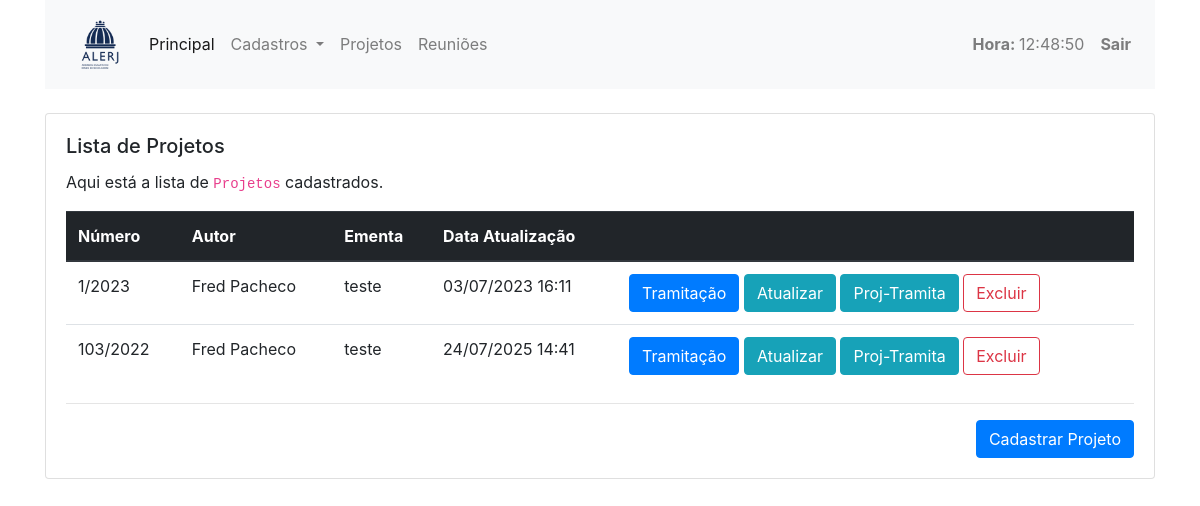
The app's page /projetos/ (signed in), older data.
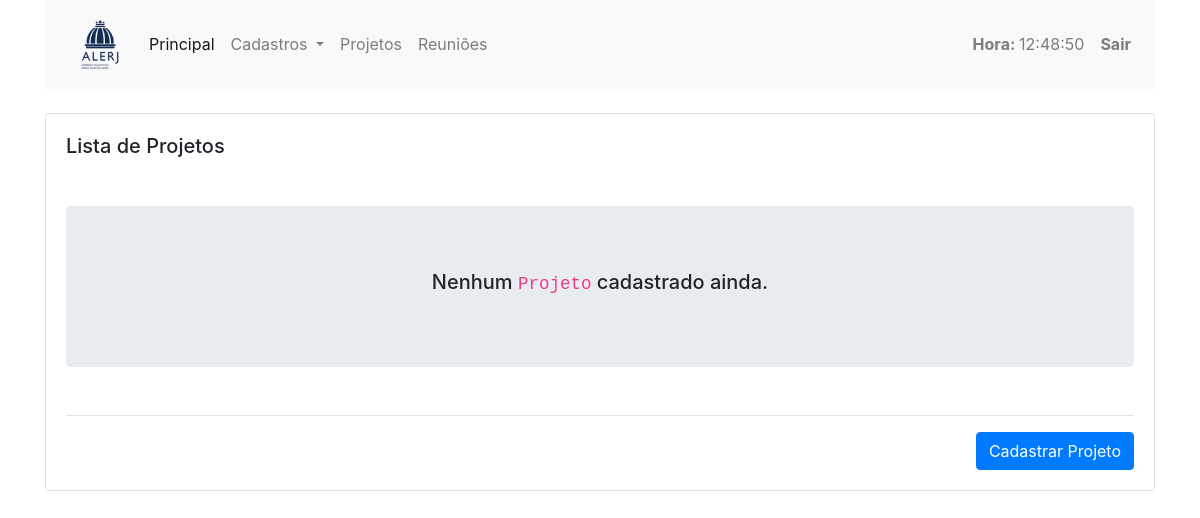
The same page, newer data.
### cadastro/models.py (models this page shows, shortened)
class Projeto(models.Model):
    PERGUNTA_CHOICES = (
        ("S", "Sim"),
        ("N", "Não"),
    )
    ano = models.IntegerField(null=False, blank=False)
    numero = models.IntegerField(null=False, blank=False)
    ementa = models.CharField(max_length=2000)
    autor = models.ForeignKey(Deputado, on_delete=models.PROTECT, related_name='autor_projeto', default=None)
    relator = models.ForeignKey(Deputado, on_delete=models.PROTECT, related_name='relator_projeto', default=None, blank=True, null=True)
    observacao = models.CharField(max_length=2000, default=None, null=True)
    tem_parecer = models.BooleanField(default=False, null=True)
    reuniao = models.IntegerField(default=None, null=True)
    esta_na_comissao = models.CharField(choices=PERGUNTA_CHOICES, max_length=1, default="N", null=True)
    parecer_notes = models.CharField(choices=PERGUNTA_CHOICES, max_length=1, default="N", null=True)
    numero_lei = models.CharField(max_length=50, blank=None, null=True)
    data_atualizacao = models.DateTimeField('Data Atualização', default=timezone.now)
    class Meta:
        ordering = ['-ano', '-numero']
        unique_together = ('ano', 'numero',)

class Deputado(models.Model):
    nome = models.CharField(max_length=200)
    partido = models.CharField(max_length=50, default=None)
    data_atualizacao = models.DateTimeField('Data Atualização', default=timezone.now)
    ativo = models.BooleanField(default=True)
    class Meta:
        ordering = ['nome']
    def __str__(self):
        return self.nome

### cadastro/views.py (the view)
# urls.py: path('projetos/', ProjetoListView.as_view(), name="lista_projetos"),  # LISTA
class ProjetoListView(LoginRequiredMixin, ListView):
    template_name = "cadastro/projeto/projeto_listagem.html"
    model = Projeto
    context_object_name = "projetos"

### cadastro/templatetags/tempo_atual.py (called while the page is built)
@register.simple_tag
def tempo_atual():
    return datetime.datetime.now().strftime('%H:%M:%S')

### cadastro/templates/cadastro/projeto/projeto_listagem.html (shortened to what this page needs)
{% extends "cadastro/_layouts/base.html" %}
{% load primeira_letra %}
{% block conteudo %}
  <div class="row">
    <div class="col-lg-12 col-md-12 col-sm-12 col-xs-12">
      <div class="card">
        <div class="card-body">
          <h5 class="card-title">Lista de Projetos</h5>
          {% if projetos|length > 0 %}
            <p class="card-text">
              Aqui está a lista de <code>Projetos</code> cadastrados.
            </p>
            <table class="table">
              <thead class="thead-dark">
              <tr>
                <th>Número</th>
                <th>Autor</th>
                <th>Ementa</th>
                <th>Data Atualização</th>
                <th>&nbsp;</th>
              </tr>
              </thead>
              <tbody>
              {% for projeto in projetos %}
                <tr>
                  <td>{{ projeto.numero }}/{{ projeto.ano }}</td>
                  <td>{{ projeto.autor }}</td>
                  <td>{{ projeto.ementa }}</td>
                  <td>{{ projeto.data_atualizacao|date:'d/m/Y H:i' }}</td>
                  <td>
                    <a href="{% url 'lista_tramitacoes' pk=projeto.id %}"
                       class="btn btn-primary">
                      Tramitação
                    </a>
                    <a href="{% url 'projeto_edita' pk=projeto.id %}"
                       class="btn btn-info">
                      Atualizar
                    </a>
                    <a href="{% url 'projeto_tramitacoes' pk=projeto.id %}"
                       class="btn btn-info">
                      Proj-Tramita
                    </a>
                    <a href="{% url 'projeto_excluir' pk=projeto.id %}"
                      class="btn btn-outline-danger">
                        Excluir
                    </a>
                  </td>
                </tr>
              {% endfor %}
              </tbody>
            </table>
        {% else %}
          <div class="text-center mt-5 mb-5 jumbotron">
            <h5>Nenhum <code>Projeto</code> cadastrado ainda.</h5>
          </div>
        {% endif %}
          <hr />
          <div class="text-right">
            <a href="{% url 'projeto_insere' %}" class="btn btn-primary">Cadastrar Projeto</a>
          </div>
        </div>
      </div>
    </div>
  </div>
{% endblock %}

Row changes from the older to the newer data that the page shows:
removed Projeto: numero "1", ano "2023", autor "Fred Pacheco", ementa "teste", data_atualizacao "03/07/2023 16:11"
removed Projeto: numero "103", ano "2022", autor "Fred Pacheco", ementa "teste", data_atualizacao "24/07/2025 14:41"
Text that changed along with them:
text no longer shown: "Aqui está a lista de Projetos cadastrados. Número Autor Ementa Data Atualização"
text now shown: "Nenhum Projeto cadastrado ainda."
